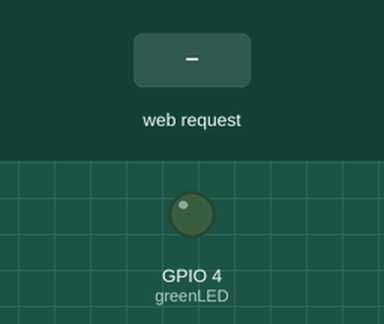
This sketch was run on a simulated ESP8266 (NodeMCU). Parts: output pins drawn as LEDs (lit = HIGH). Inputs (shaded band) come from the test bench. WiFi joins after 1.5 s; servers stay silent unless stated; what the sketch prints to the serial monitor is not drawn.

Above: at 2.7 s.
2.8 s: HTTP request GET /4/on received
At 3.9 s:
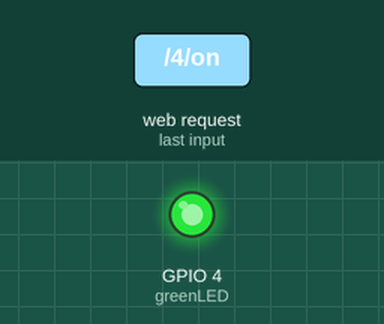
4.3 s: HTTP request GET /4/off received
At 5.1 s:
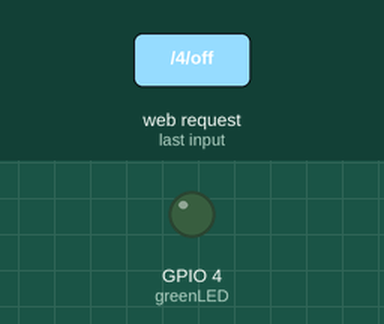
Timing chart, 0 to 7.3 s (numbered marks = the images above; inputs shaded):
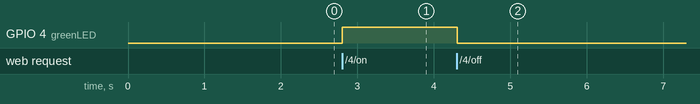

Measured:
- after the input at 2.8 s, GPIO 4 (greenLED): LOW → HIGH at once
- after the input at 4.3 s, GPIO 4 (greenLED): HIGH → LOW at once

The sketch:

esp8266_1led_final.ino
```cpp
#include <ESP8266WiFi.h>

// Enter your wifi network name and Wifi Password
const char* ssid = "ZTE_2.4G_Mejp92";
const char* password = "3vQCVPmR";

// Set web server port number to 80
WiFiServer server(80);

// Variable to store the HTTP request
String header;

// These variables store current output state of LED
String outputGreenState = "off";

const int greenLED = 4;

// Current time
unsigned long currentTime = millis();
// Previous time
unsigned long previousTime = 0;
// Define timeout time in milliseconds (example: 2000ms = 2s)
const long timeoutTime = 2000;

void setup() {
Serial.begin(115200);
// Initialize the output variables as outputs
pinMode(greenLED, OUTPUT);
digitalWrite(greenLED, LOW);


// Connect to Wi-Fi network with SSID and password
Serial.print("Connecting to ");
Serial.println(ssid);
WiFi.begin(ssid, password);
while (WiFi.status() != WL_CONNECTED) {
delay(500);
Serial.print(".");
}
// Print local IP address and start web server
Serial.println("");
Serial.println("WiFi connected.");
Serial.println("IP address: ");
Serial.println(WiFi.localIP());
server.begin();
}

void loop(){
WiFiClient client = server.available(); // Listen for incoming clients

if (client) { // If a new client connects,
Serial.println("New Client."); // print a message out in the serial port
String currentLine = ""; // make a String to hold incoming data from the client
currentTime = millis();
previousTime = currentTime;
while (client.connected() && currentTime - previousTime <= timeoutTime) { // loop while the client's connected
currentTime = millis();
if (client.available()) { // if there's bytes to read from the client,
char c = client.read(); // read a byte, then
Serial.write(c); // print it out the serial monitor
header += c;
if (c == '\n') { // if the byte is a newline character
// if the current line is blank, you got two newline characters in a row.
// that's the end of the client HTTP request, so send a response:
if (currentLine.length() == 0) {
// HTTP headers always start with a response code (e.g. HTTP/1.1 200 OK)
// and a content-type so the client knows what's coming, then a blank line:
client.println("HTTP/1.1 200 OK");
client.println("Content-type:text/html");
client.println("Connection: close");
client.println();

// turns the GPIOs on and off
if (header.indexOf("GET /4/on") >= 0) {
Serial.println("Green LED is on");
outputGreenState = "on";
digitalWrite(greenLED, HIGH);
} else if (header.indexOf("GET /4/off") >= 0) {
Serial.println("Green LED is off");
outputGreenState = "off";
digitalWrite(greenLED, LOW);
}

// Display the HTML web page
client.println("<!DOCTYPE html><html>");
client.println("<head><meta name=\"viewport\" content=\"width=device-width, initial-scale=1\">");
client.println("<link rel=\"icon\" href=\"data:,\">");
// CSS to style the on/off buttons
client.println("<style>html { font-family: Helvetica; display: inline-block; margin: 0px auto; text-align: center;}");
//client.println(".buttonRed { background-color: #ff0000; border: none; color: white; padding: 16px 40px; border-radius: 60%;");
//client.println("text-decoration: none; font-size: 30px; margin: 2px; cursor: pointer;}");
client.println(".buttonGreen { background-color: #00ff00; border: none; color: white; padding: 16px 40px; border-radius: 60%;");
client.println("text-decoration: none; font-size: 30px; margin: 2px; cursor: pointer;}");
client.println(".buttonOff { background-color: #77878A; border: none; color: white; padding: 16px 40px; border-radius: 70%;");
client.println("text-decoration: none; font-size: 30px; margin: 2px; cursor: pointer;}</style></head>");


// Web Page Heading
client.println("<body><h1>My LED Control Server</h1>");
// Display current state, and ON/OFF buttons for GPIO 4 Green LED
client.println("<p>Green LED is " + outputGreenState + "</p>");
// If the outputGreenState is off, it displays the OFF button
if (outputGreenState =="off") {
client.println("<p><a href=\"/4/on\"><button class=\"button buttonOff\">OFF</button></a></p>");
} else {
client.println("<p><a href=\"/4/off\"><button class=\"button buttonGreen\">ON</button></a></p>");
}
client.println("</body></html>");

// The HTTP response ends with another blank line
client.println();
// Break out of the while loop
break;
} else { // if you got a newline, then clear currentLine
currentLine = "";
}
} else if (c != '\r') { // if you got anything else but a carriage return character,
currentLine += c; // add it to the end of the currentLine
}
}
}
// Clear the header variable
header = "";
// Close the connection
client.stop();
Serial.println("Client disconnected.");
Serial.println("");
}
}
```
